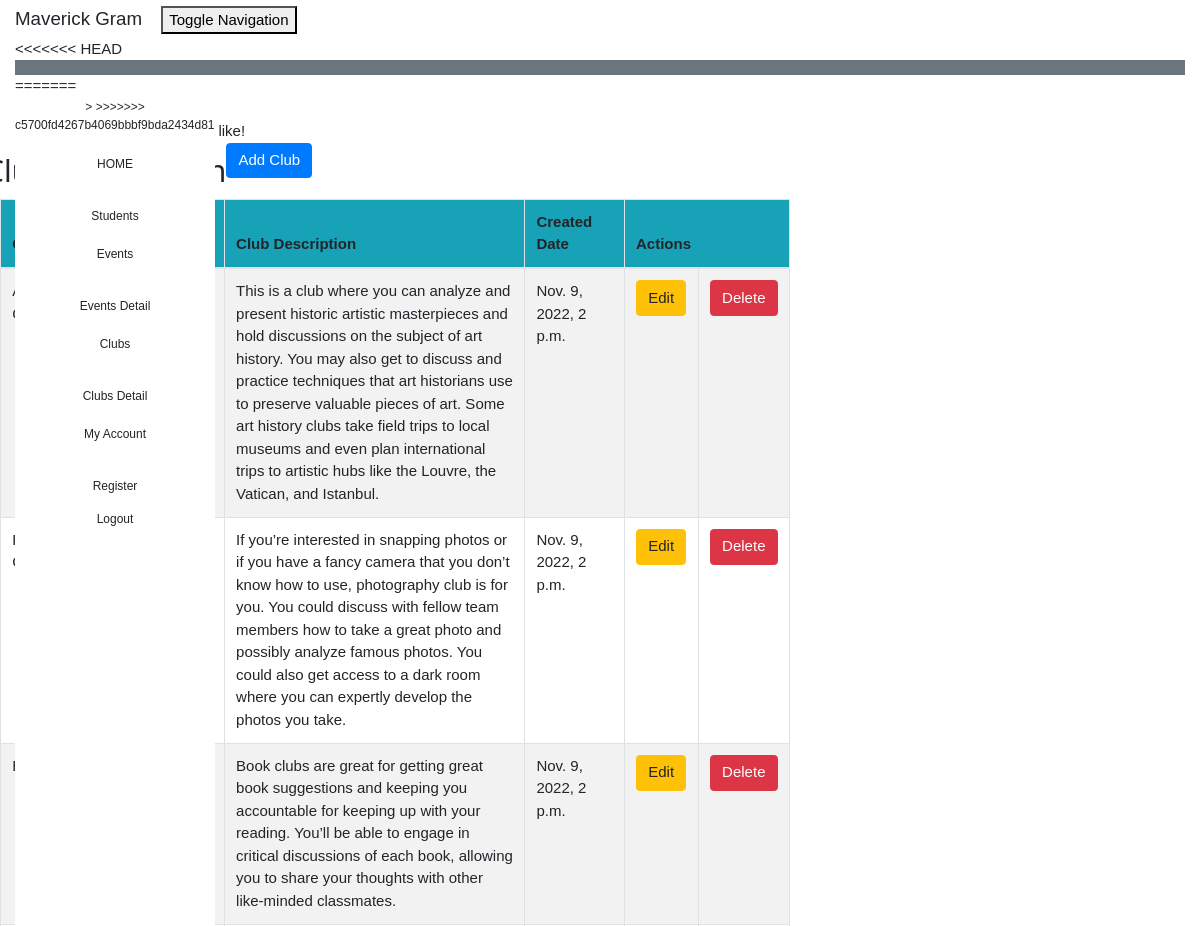
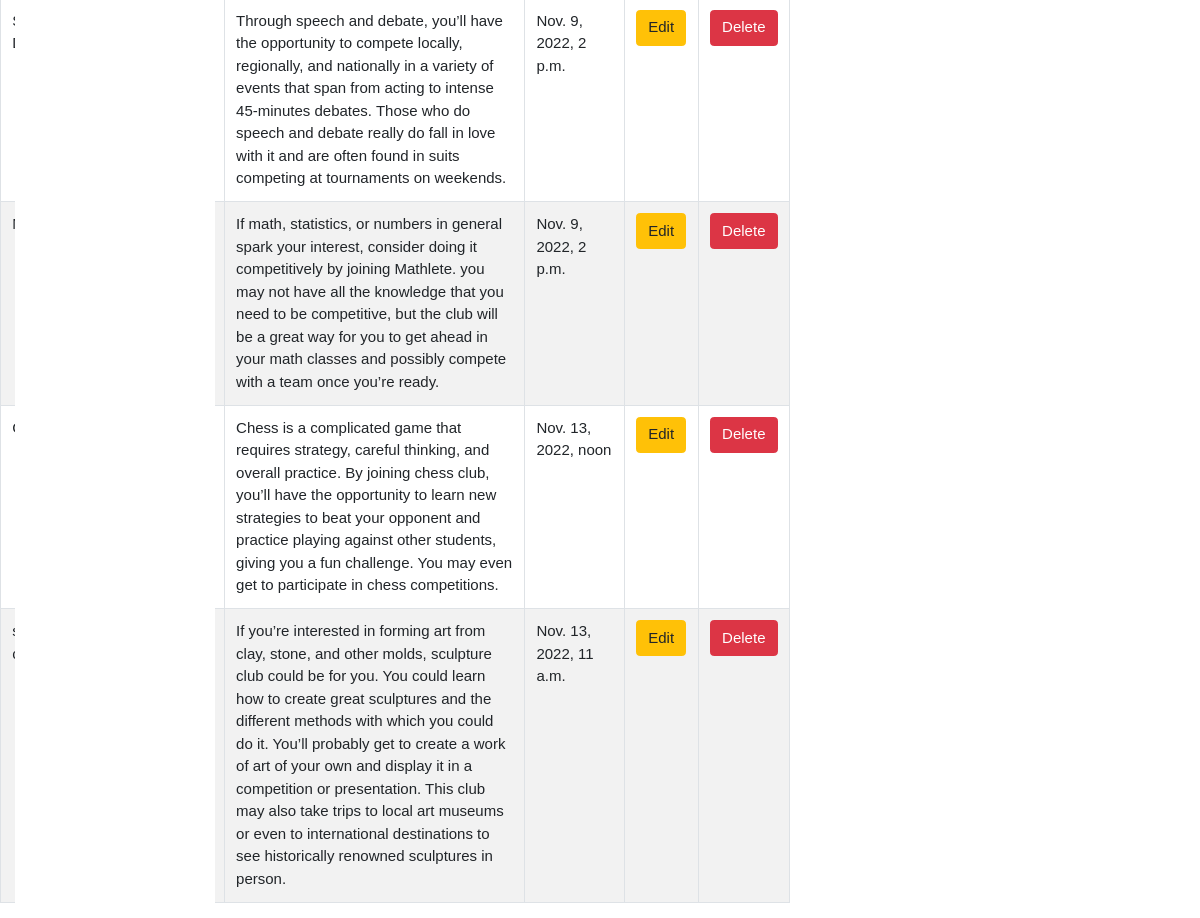
Screenshot of /club_list (signed in) with the database file from the repository (2 pictures, top to bottom).
### crm/models.py (models this page shows, shortened)
class Club(models.Model):
    club_name = models.CharField(max_length=100)
    club_category = models.CharField(max_length=100)
    club_description = models.TextField()
    created_date = models.DateTimeField(
        default=timezone.now)

### crm/views.py (the view)
# urls.py: path('club_list', views.club_list, name='club_list'),
@login_required
def club_list(request):
    club = Club.objects.filter()
    return render(request, 'crm/club_list.html',
                  {'clubs': club})

### crm/templates/crm/club_list.html (shortened to what this page needs)
<!DOCTYPE html>
<html lang="en">
{% extends 'crm/base.html' %}
{% block content %}
    <html>
    <head>
    </head>
    <body class="bodylist">
    <div class="container">
        <div class="panel panel-primary">
            <div class="panel-heading">Welcome!</div>
            <div class="panel-body">
                Here you will find the club you like!
            </div>
        </div>
    </div>
    <div class="row">
        <h2>Club Information</h2>
        <td>  <a href="http://127.0.0.1:8000/admin/crm/club/add/"><span
                class="btn btn-primary">Add Club</span></a></td>
    </div>
    <div>
        <table class="table table-striped table-bordered table-hover w-auto">
            <thead>
            <tr class="bg-info">
                <th>Club Name</th>
                <th>Club Category</th>
                <th>Club Description</th>
                <th>Created　Date</th>
                <th colspan="4">Actions</th>
            </tr>
            </thead>
            <tbody>
            {% for club in clubs %}
                <tr>
                    <td>{{ club.club_name }}</td>
                    <td>{{ club.club_category }}</td>
                    <td>{{ club.club_description }}</td>
                    <td>{{ club.created_date }}</td>
                    <td><a href="{% url 'crm:club_edit' pk=club.pk %}"
                           class="btn btn-warning">Edit</a>
                    <td><a href="{% url 'crm:club_delete' pk=club.pk %}"
                           onclick="return confirm('Are you sure you want to delete?')"
                           class="btn btn-danger">Delete</a>
                </tr>
            {% endfor %}
            </tbody>
        </table>
    </div>
    </body>
    </html>
{% endblock %}

### crm/static/css/w3.css (style rules this page uses)
html { box-sizing:border-box }
*,*:before,*:after { box-sizing:inherit }
html { -ms-text-size-adjust:100%;-webkit-text-size-adjust:100% }
body { margin:0 }
a { background-color:transparent }
html,body { font-family:Verdana,sans-serif;font-size:15px;line-height:1.5 }
html { overflow-x:hidden }
h2 { font-size:30px }
h1,h2,h3,h4,h5,h6 { font-family:"Segoe UI",Arial,sans-serif;font-weight:400;margin:10px 0 }
a { color:inherit }

### crm/templates/crm/base.html (style rules this page uses)
html { box-sizing:border-box }
*,*:before,*:after { box-sizing:inherit }
html { -ms-text-size-adjust:100%;-webkit-text-size-adjust:100% }
body { margin:0 }
a { background-color:transparent }
html,body { font-family:Verdana,sans-serif;font-size:15px;line-height:1.5 }
html { overflow-x:hidden }
h2 { font-size:30px }
h1,h2,h3,h4,h5,h6 { font-family:"Segoe UI",Arial,sans-serif;font-weight:400;margin:10px 0 }
a { color:inherit }

### rows the page displays
Club: club_description "This is a club where you can analyze and present historic artistic masterpieces and hold discussions on the subject of art history. You may also get to discuss and practice techniques that art historians use to preserve valuable pieces of art. Some art history clubs take field trips to local museums and even plan international trips to artistic hubs like the Louvre, the Vatican, and Istanbul.", created_date "Nov. 9, 2022, 2 p.m."
Club: club_description "If you’re interested in snapping photos or if you have a fancy camera that you don’t know how to use, photography club is for you. You could discuss with fellow team members how to take a great photo and possibly analyze famous photos. You could also get access to a dark room where you can expertly develop the photos you take.", created_date "Nov. 9, 2022, 2 p.m."
Club: club_description "Book clubs are great for getting great book suggestions and keeping you accountable for keeping up with your reading. You’ll be able to engage in critical discussions of each book, allowing you to share your thoughts with other like-minded classmates.", created_date "Nov. 9, 2022, 2 p.m."
Club: club_description "Through speech and debate, you’ll have the opportunity to compete locally, regionally, and nationally in a variety of events that span from acting to intense 45-minutes debates. Those who do speech and debate really do fall in love with it and are often found in suits competing at tournaments on weekends.", created_date "Nov. 9, 2022, 2 p.m."
Club: club_description "If math, statistics, or numbers in general spark your interest, consider doing it competitively by joining Mathlete. you may not have all the knowledge that you need to be competitive, but the club will be a great way for you to get ahead in your math classes and possibly compete with a team once you’re ready.", created_date "Nov. 9, 2022, 2 p.m."
Club: club_description "Chess is a complicated game that requires strategy, careful thinking, and overall practice. By joining chess club, you’ll have the opportunity to learn new strategies to beat your opponent and practice playing against other students, giving you a fun challenge. You may even get to participate in chess competitions.", created_date "Nov. 13, 2022, noon"
Club: club_description "If you’re interested in forming art from clay, stone, and other molds, sculpture club could be for you. You could learn how to create great sculptures and the different methods with which you could do it. You’ll probably get to create a work of art of your own and display it in a competition or presentation. This club may also take trips to local art museums or even to international destinations to see historically renowned sculptures in person.", created_date "Nov. 13, 2022, 11 a.m."
